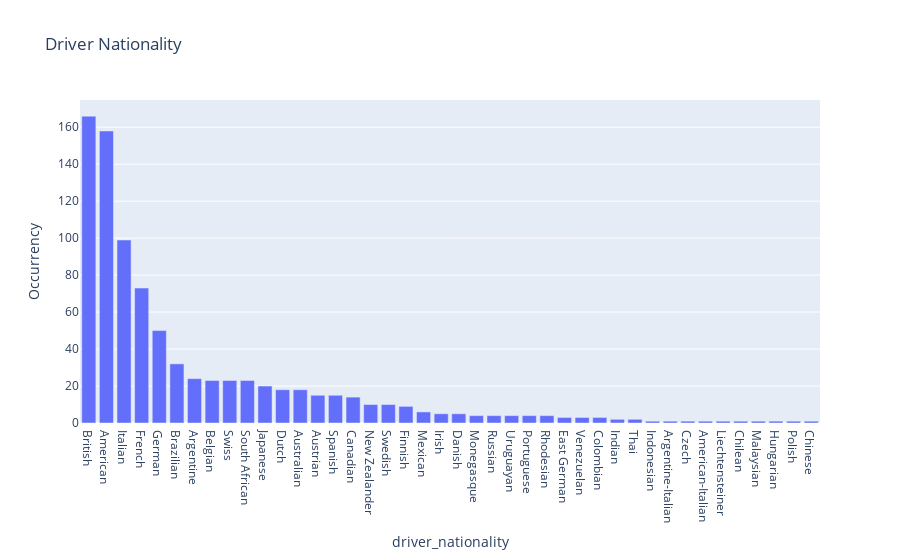

The code cell stored with this chart in its notebook:
### Code cell
freq_driver_nationality = F1['drivers']['driver_nationality'].value_counts().reset_index()
freq_driver_nationality.columns = ['driver_nationality', 'Frequency']

# Creazione di un barplot con le frequenze ordinate in modo decrescente
fig = px.bar(freq_driver_nationality, x='driver_nationality', y='Frequency', 
             title="Driver Nationality",
             labels={'Frequency': 'Occurrency', 'Category': 'Nationality'},
             category_orders={'Category': freq_driver_nationality['driver_nationality'].tolist()})


fig.show()

### Figure 1 — Plotly figure (JSON) as saved in the notebook; plotly's stock layout.template omitted (floating-point values rounded to 4 significant figures)
{"data": [{"alignmentgroup": "True", "hovertemplate": "driver_nationality=%{x}<br>Occurrency=%{y}<extra></extra>", "legendgroup": "", "marker": {"color": "#636efa", "pattern": {"shape": ""}}, "name": "", "offsetgroup": "", "orientation": "v", "showlegend": false, "textposition": "auto", "type": "bar", "x": ["British", "American", "Italian", "French", "German", "Brazilian", "Argentine", "Belgian", "Swiss", "South African", "Japanese", "Dutch", "Australian", "Austrian", "Spanish", "Canadian", "New Zealander", "Swedish", "Finnish", "Mexican", "Irish", "Danish", "Monegasque", "Russian", "Uruguayan", "Portuguese", "Rhodesian", "East German", "Venezuelan", "Colombian", "Indian", "Thai", "Indonesian", "Argentine-Italian", "Czech", "American-Italian", "Liechtensteiner", "Chilean", "Malaysian", "Hungarian", "Polish", "Chinese"], "xaxis": "x", "y": [166, 158, 99, 73, 50, 32, 24, 23, 23, 23, 20, 18, 18, 15, 15, 14, 10, 10, 9, 6, 5, 5, 4, 4, 4, 4, 4, 3, 3, 3, 2, 2, 1, 1, 1, 1, 1, 1, 1, 1, 1, 1], "yaxis": "y"}], "layout": {"barmode": "relative", "legend": {"tracegroupgap": 0}, "title": {"text": "Driver Nationality"}, "xaxis": {"anchor": "y", "domain": [0, 1], "title": {"text": "driver_nationality"}}, "yaxis": {"anchor": "x", "domain": [0, 1], "title": {"text": "Occurrency"}}}}
